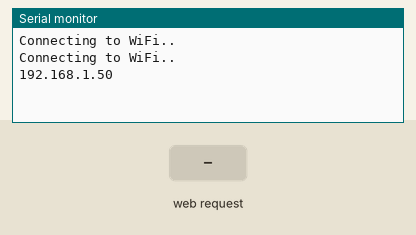
A sketch run on a simulated ESP8266 (NodeMCU). On the bench: the last lines printed to the serial monitor. Inputs (shaded band) come from the test bench. WiFi joins after 1.5 s; servers stay silent unless stated; storage starts empty.

Above: at 3.2 s.
3.3 s: HTTP request GET / received
At 4.3 s:
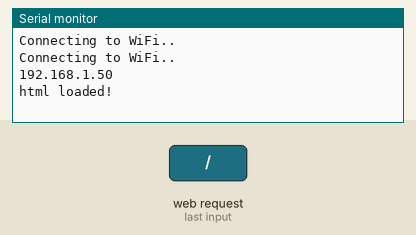
4.8 s: HTTP request GET /script.js received
At 5.4 s:
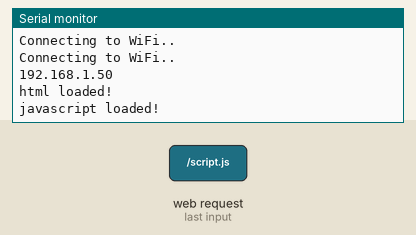

Measured:
- after the input at 3.3 s, the serial monitor: prints a new line at once (image 1)
- after the input at 4.8 s, the serial monitor: prints a new line at once (image 2)

The sketch:

sketch_sep26b.ino
```cpp
// (licence header left out)
// Import required libraries
#include <ESP8266WiFi.h>
#include <ESPAsyncTCP.h>
#include <ESPAsyncWebServer.h>
#include <FS.h>
#include <Wire.h>


// Replace with your network credentials
const char* ssid = "theHacksmith";
const char* password = "iamspiderman3";

// Set LED GPIO
const int ledPin = 2;
// Stores LED state
String ledState;

// Create AsyncWebServer object on port 80
AsyncWebServer server(80);

void setup() {
  // Serial port for debugging purposes
  Serial.begin(115200);

  // Initialize SPIFFS
  if (!SPIFFS.begin()) {
    Serial.println("An Error has occurred while mounting SPIFFS");
    return;
  }

  // Connect to Wi-Fi
  WiFi.begin(ssid, password);
  while (WiFi.status() != WL_CONNECTED) {
    delay(1000);
    Serial.println("Connecting to WiFi..");
  }

  // Print ESP32 Local IP Address
  Serial.println(WiFi.localIP());

  // Route for root / web page
  server.on("/", HTTP_GET, [](AsyncWebServerRequest * request) {
    request->send(SPIFFS, "/index.html", String(), false);

    Serial.println("html loaded!");
  });

  server.on("/script.js", HTTP_GET, [](AsyncWebServerRequest * request) {
    request->send(SPIFFS, "/script.js", "text/javascript");

    Serial.println("javascript loaded!");
  });


  // Start server
  server.begin();
}

void loop() {

}
```
